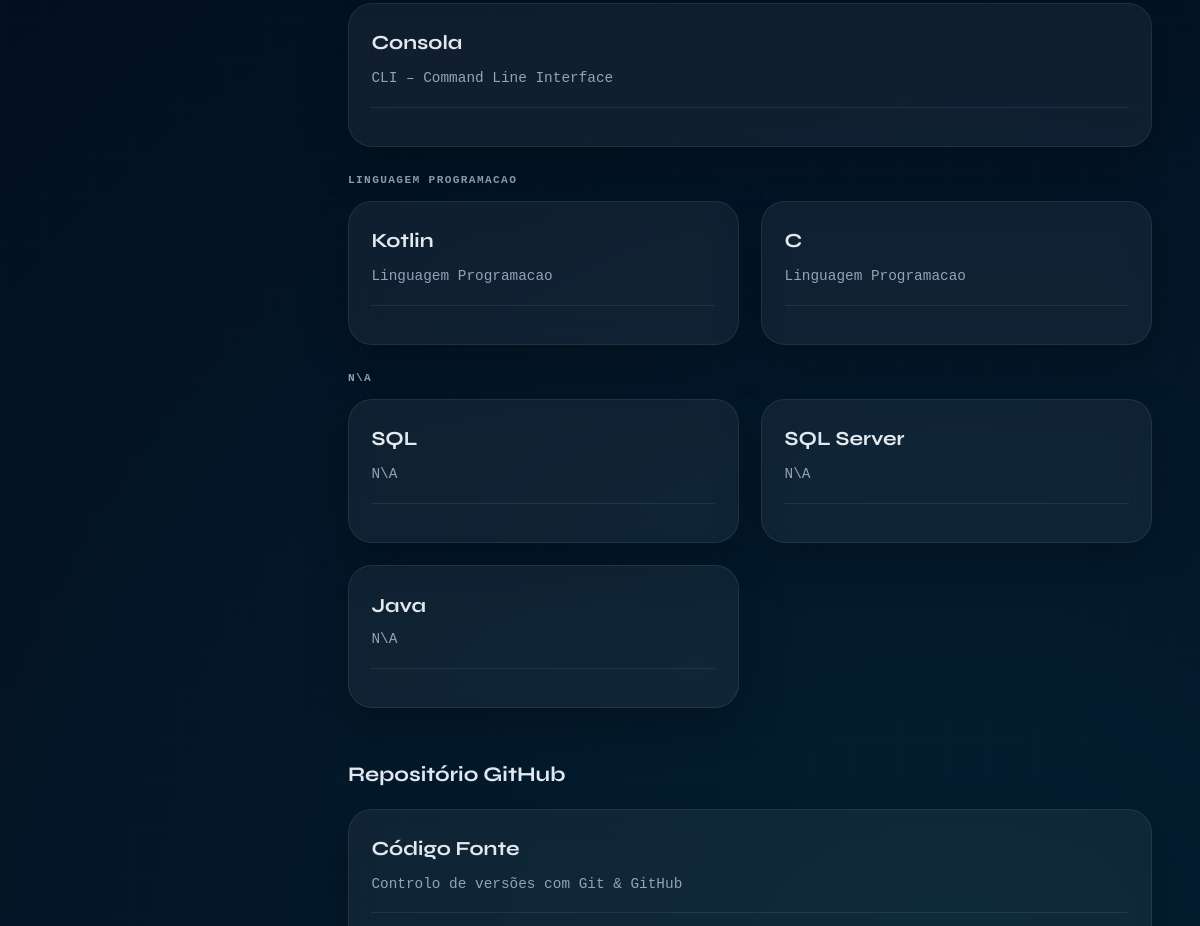
Page /portfolio/sobre/ (middle part) on the earlier database version.
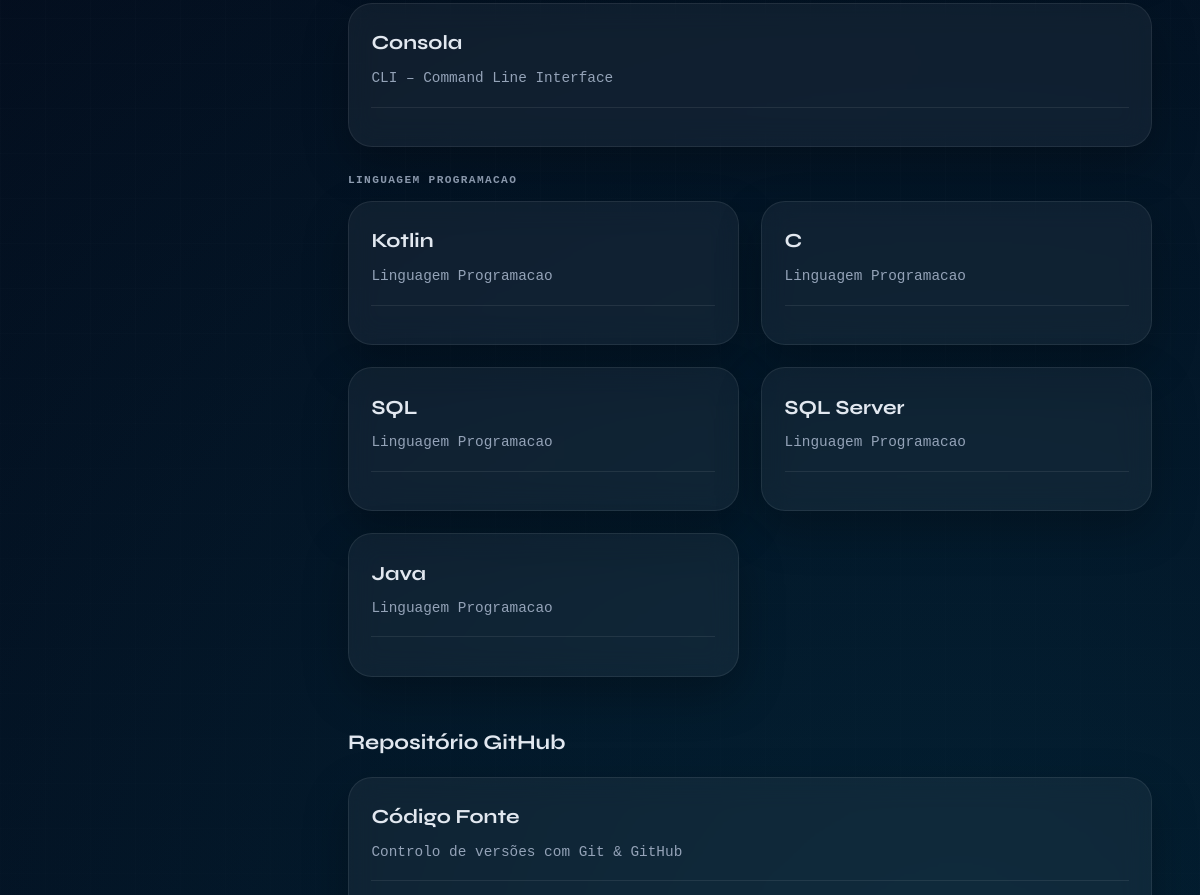
Same page on the later database version.
### portfolio/models.py (models this page shows, shortened)
class Tecnologia(models.Model):
    nome = models.CharField(max_length=100)
    descricao = models.TextField(blank=True)
    categoria = models.CharField(max_length=100)
    logo = models.ImageField(upload_to="tecnologias/", blank=True, null=True)
    url = models.URLField(blank=True)
    interesse = models.IntegerField(null=True, blank=True)
    class Meta:
        verbose_name_plural = "Tecnologias"

### portfolio/views.py (the view)
# urls.py: path('sobre/', views.sobre_view, name='sobre'),
def sobre_view(request):
    tecnologias = Tecnologia.objects.all().order_by('categoria')
    return render(request, 'portfolio/sobre.html', {'tecnologias': tecnologias})

### portfolio/templates/portfolio/sobre.html (shortened to what this page needs)
{% extends "portfolio/base.html" %}
{% block content %}
<section style="margin-bottom: 3rem;">
    {% regroup tecnologias by categoria as tec_por_categoria %}
    {% for grupo in tec_por_categoria %}
    <h4 style="color: var(--muted); font-size: 0.7rem; letter-spacing: 0.12em; text-transform: uppercase; margin: 1.5rem 0 0.7rem;">
        {{ grupo.grouper }}
    </h4>
    <section class="grid">
        {% for tec in grupo.list %}
        <article class="card">
            <header>
                <h3>{{ tec.nome }}</h3>
                <p>{{ tec.categoria }}</p>
            </header>
        </article>
        {% endfor %}
    </section>
    {% endfor %}
</section>
<section style="margin-bottom: 3rem;">
    <h3 style="font-family: 'Syne', sans-serif; font-size: 1.3rem; margin-bottom: 1rem;">
        Repositório GitHub
    </h3>
    <article class="card">
        <header>
            <h3>Código Fonte</h3>
            <p>Controlo de versões com Git & GitHub</p>
        </header>
    </article>
</section>
{% endblock %}

Differences in the rows shown:
changed Tecnologia "SQL": moves from the list under "N\\A" to the list under "LINGUAGEM PROGRAMACAO"
changed Tecnologia "SQL Server": moves from the list under "N\\A" to the list under "LINGUAGEM PROGRAMACAO"
changed Tecnologia "Java": moves from the list under "N\\A" to the list under "LINGUAGEM PROGRAMACAO"
Other differences:
list line gone: "N\\A"
